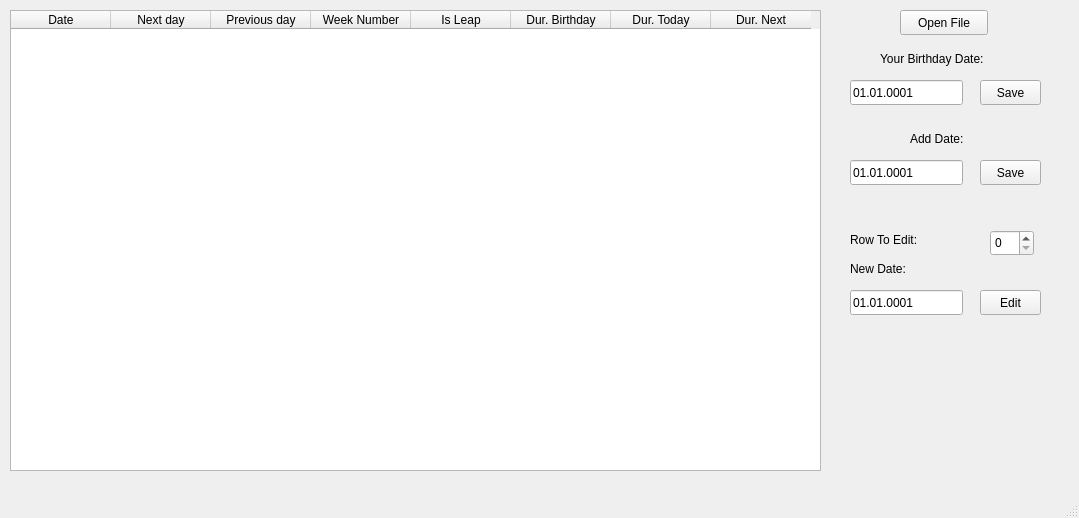
<?xml version="1.0" encoding="UTF-8"?>
<ui version="4.0">
 <class>MainWindow</class>
 <widget class="QMainWindow" name="MainWindow">
  <property name="geometry">
   <rect>
    <x>0</x>
    <y>0</y>
    <width>1079</width>
    <height>518</height>
   </rect>
  </property>
  <property name="windowTitle">
   <string>MainWindow</string>
  </property>
  <widget class="QWidget" name="centralwidget">
   <widget class="QPushButton" name="open_file_button">
    <property name="geometry">
     <rect>
      <x>900</x>
      <y>10</y>
      <width>88</width>
      <height>25</height>
     </rect>
    </property>
    <property name="text">
     <string>Open File</string>
    </property>
   </widget>
   <widget class="QTableWidget" name="tableWidget">
    <property name="geometry">
     <rect>
      <x>10</x>
      <y>10</y>
      <width>811</width>
      <height>461</height>
     </rect>
    </property>
    <column>
     <property name="text">
      <string>Date</string>
     </property>
    </column>
    <column>
     <property name="text">
      <string>Next day</string>
     </property>
    </column>
    <column>
     <property name="text">
      <string>Previous day</string>
     </property>
    </column>
    <column>
     <property name="text">
      <string>Week Number</string>
     </property>
    </column>
    <column>
     <property name="text">
      <string>Is Leap</string>
     </property>
    </column>
    <column>
     <property name="text">
      <string>Dur. Birthday</string>
     </property>
    </column>
    <column>
     <property name="text">
      <string>Dur. Today</string>
     </property>
    </column>
    <column>
     <property name="text">
      <string>Dur. Next</string>
     </property>
    </column>
   </widget>
   <widget class="QLineEdit" name="lineEdit">
    <property name="geometry">
     <rect>
      <x>850</x>
      <y>80</y>
      <width>113</width>
      <height>25</height>
     </rect>
    </property>
    <property name="text">
     <string>01.01.0001</string>
    </property>
   </widget>
   <widget class="QLabel" name="label">
    <property name="geometry">
     <rect>
      <x>880</x>
      <y>50</y>
      <width>141</width>
      <height>17</height>
     </rect>
    </property>
    <property name="text">
     <string>Your Birthday Date:</string>
    </property>
   </widget>
   <widget class="QPushButton" name="push_button_birthday_date">
    <property name="geometry">
     <rect>
      <x>980</x>
      <y>80</y>
      <width>61</width>
      <height>25</height>
     </rect>
    </property>
    <property name="text">
     <string>Save</string>
    </property>
   </widget>
   <widget class="QPushButton" name="push_button_add_date">
    <property name="geometry">
     <rect>
      <x>980</x>
      <y>160</y>
      <width>61</width>
      <height>25</height>
     </rect>
    </property>
    <property name="text">
     <string>Save</string>
    </property>
   </widget>
   <widget class="QLineEdit" name="lineEdit_2">
    <property name="geometry">
     <rect>
      <x>850</x>
      <y>160</y>
      <width>113</width>
      <height>25</height>
     </rect>
    </property>
    <property name="text">
     <string>01.01.0001</string>
    </property>
   </widget>
   <widget class="QLabel" name="label_2">
    <property name="geometry">
     <rect>
      <x>910</x>
      <y>130</y>
      <width>71</width>
      <height>17</height>
     </rect>
    </property>
    <property name="text">
     <string>Add Date:</string>
    </property>
   </widget>
   <widget class="QLabel" name="label_3">
    <property name="geometry">
     <rect>
      <x>850</x>
      <y>230</y>
      <width>91</width>
      <height>20</height>
     </rect>
    </property>
    <property name="text">
     <string>Row To Edit:</string>
    </property>
   </widget>
   <widget class="QSpinBox" name="spinBox">
    <property name="geometry">
     <rect>
      <x>990</x>
      <y>230</y>
      <width>44</width>
      <height>26</height>
     </rect>
    </property>
   </widget>
   <widget class="QLabel" name="label_4">
    <property name="geometry">
     <rect>
      <x>850</x>
      <y>260</y>
      <width>81</width>
      <height>17</height>
     </rect>
    </property>
    <property name="text">
     <string>New Date:</string>
    </property>
   </widget>
   <widget class="QLineEdit" name="lineEdit_3">
    <property name="geometry">
     <rect>
      <x>850</x>
      <y>290</y>
      <width>113</width>
      <height>25</height>
     </rect>
    </property>
    <property name="text">
     <string>01.01.0001</string>
    </property>
   </widget>
   <widget class="QPushButton" name="push_button_edit">
    <property name="geometry">
     <rect>
      <x>980</x>
      <y>290</y>
      <width>61</width>
      <height>25</height>
     </rect>
    </property>
    <property name="text">
     <string>Edit</string>
    </property>
   </widget>
  </widget>
  <widget class="QMenuBar" name="menubar">
   <property name="geometry">
    <rect>
     <x>0</x>
     <y>0</y>
     <width>1079</width>
     <height>23</height>
    </rect>
   </property>
  </widget>
  <widget class="QStatusBar" name="statusbar"/>
 </widget>
 <resources/>
 <connections/>
</ui>
